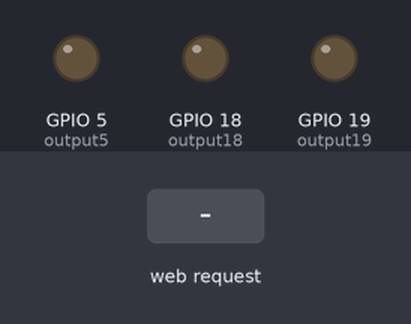
Bench run of a sketch on a simulated ESP32. On the bench: output pins drawn as LEDs (lit = HIGH). Inputs (shaded band) come from the test bench. WiFi joins after 1.5 s; servers stay silent unless stated; what the sketch prints to the serial monitor is not drawn.

Above: at 2.7 s.
2.8 s: HTTP request GET /5/on received
At 3.6 s:
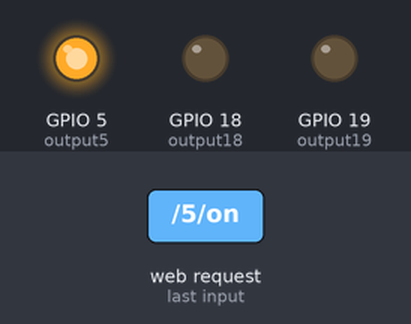
4.3 s: HTTP request GET /18/on received
At 4.8 s:
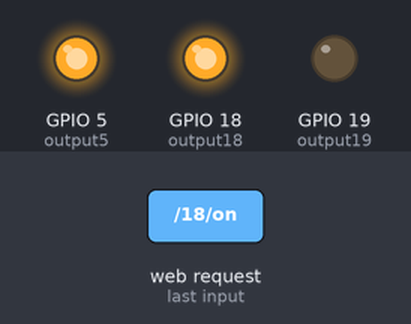
5.8 s: HTTP request GET /5/off received
At 7.0 s:
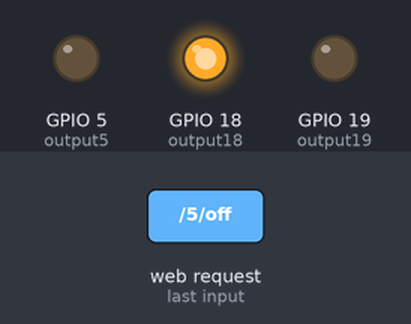
7.3 s: HTTP request GET /19/on received
At 8.3 s:
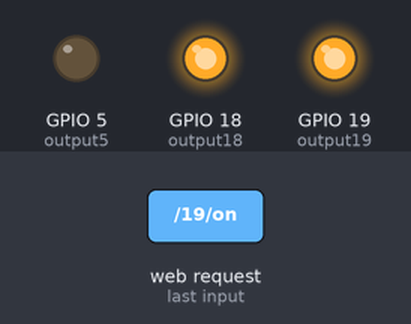
8.8 s: HTTP request GET /18/off received
At 9.4 s:
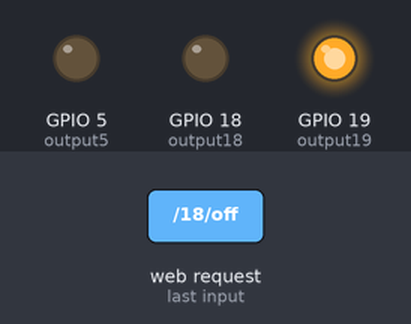
10.3 s: HTTP request GET /19/off received
At 11.8 s:
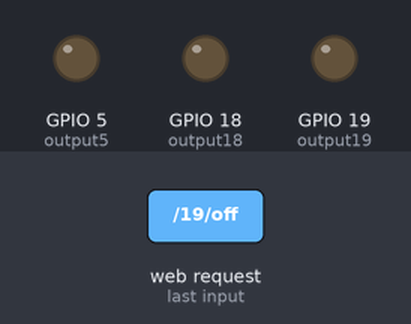
Timing chart, 0 to 12.8 s (numbered marks = the images above; inputs shaded):
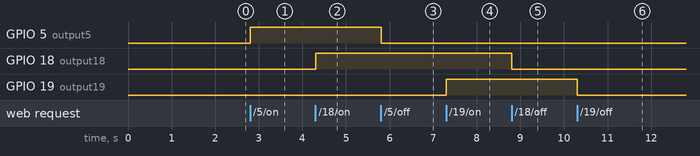

Measured:
- after the input at 2.8 s, GPIO 5 (output5): LOW → HIGH at once
- after the input at 4.3 s, GPIO 18 (output18): LOW → HIGH at once
- after the input at 5.8 s, GPIO 5 (output5): HIGH → LOW at once
- after the input at 7.3 s, GPIO 19 (output19): LOW → HIGH at once
- after the input at 8.8 s, GPIO 18 (output18): HIGH → LOW at once
- after the input at 10.3 s, GPIO 19 (output19): HIGH → LOW at once

The sketch:

ESP32_Web_Server_3button.ino
```cpp
#include <WiFi.h>

// Replace with your network credentials
const char* ssid = "PJ-wifi";
const char* password = "suxt8294";

// Set web server port number to 80
WiFiServer server(80);

// Variable to store the HTTP request
String header;

// Auxiliar variables to store the current output state
String output5State = "off";
String output18State = "off";
String output19State = "off";

// Assign output variables to GPIO pins
const int output5 = 5;
const int output18 = 18;
const int output19 = 19;

// Current time
unsigned long currentTime = millis();
// Previous time
unsigned long previousTime = 0;
// Define timeout time in milliseconds (example: 2000ms = 2s)
const long timeoutTime = 2000;

void setup() {
  Serial.begin(115200);
  // Initialize the output variables as outputs
  pinMode(output5, OUTPUT);
  pinMode(output18, OUTPUT);
  pinMode(output19, OUTPUT);
  // Set outputs to LOW
  digitalWrite(output5, LOW);
  digitalWrite(output18, LOW);
  digitalWrite(output19, LOW);

  // Connect to Wi-Fi network with SSID and password
  Serial.print("Connecting to ");
  Serial.println(ssid);
  WiFi.begin(ssid, password);
  while (WiFi.status() != WL_CONNECTED) {
    delay(500);
    Serial.print(".");
  }
  // Print local IP address and start web server
  Serial.println("");
  Serial.println("WiFi connected.");
  Serial.println("IP address: ");
  Serial.println(WiFi.localIP());
  server.begin();
}

void loop(){
  WiFiClient client = server.available();   // Listen for incoming clients

  if (client) {                             // If a new client connects,
    currentTime = millis();
    previousTime = currentTime;
    Serial.println("New Client.");          // print a message out in the serial port
    String currentLine = "";                // make a String to hold incoming data from the client
    while (client.connected() && currentTime - previousTime <= timeoutTime) {  // loop while the client's connected
      currentTime = millis();
      if (client.available()) {             // if there's bytes to read from the client,
        char c = client.read();             // read a byte, then
        Serial.write(c);                    // print it out the serial monitor
        header += c;
        if (c == '\n') {                    // if the byte is a newline character
          // if the current line is blank, you got two newline characters in a row.
          // that's the end of the client HTTP request, so send a response:
          if (currentLine.length() == 0) {
            // HTTP headers always start with a response code (e.g. HTTP/1.1 200 OK)
            // and a content-type so the client knows what's coming, then a blank line:
            client.println("HTTP/1.1 200 OK");
            client.println("Content-type:text/html");
            client.println("Connection: close");
            client.println();

            // turns the GPIOs on and off
            if (header.indexOf("GET /5/on") >= 0) {
              Serial.println("GPIO 5 on");
              output5State = "on";
              digitalWrite(output5, HIGH);
            } else if (header.indexOf("GET /5/off") >= 0) {
              Serial.println("GPIO 5 off");
              output5State = "off";
              digitalWrite(output5, LOW);
            } else if (header.indexOf("GET /18/on") >= 0) {
              Serial.println("GPIO 18 on");
              output18State = "on";
              digitalWrite(output18, HIGH);
            } else if (header.indexOf("GET /18/off") >= 0) {
              Serial.println("GPIO 18 off");
              output18State = "off";
              digitalWrite(output18, LOW);
            } else if (header.indexOf("GET /19/on") >= 0) {
              Serial.println("GPIO 19 on");
              output19State = "on";
              digitalWrite(output19, HIGH);
            } else if (header.indexOf("GET /19/off") >= 0) {
              Serial.println("GPIO 19 off");
              output19State = "off";
              digitalWrite(output19, LOW);
            }

            // Display the HTML web page
            client.println("<!DOCTYPE html><html>");
            client.println("<head><meta name=\"viewport\" content=\"width=device-width, initial-scale=1\">");
            client.println("<link rel=\"icon\" href=\"data:,\">");
            // CSS to style the on/off buttons
            // Feel free to change the background-color and font-size attributes to fit your preferences
            client.println("<style>html { font-family: Helvetica; display: inline-block; margin: 0px auto; text-align: center;}");
            client.println(".button { background-color: #4CAF50; border: none; color: white; padding: 16px 40px;");
            client.println("text-decoration: none; font-size: 30px; margin: 2px; cursor: pointer;}");
            client.println(".button2 {background-color: #555555;}</style></head>");

            // Web Page Heading
            client.println("<body><h1>ESP32 Web Server</h1>");

            // Display current state, and ON/OFF buttons for GPIO 5
            client.println("<p>GPIO 5 - State " + output5State + "</p>");
            // If the output5State is off, it displays the ON button
            if (output5State=="off") {
              client.println("<p><a href=\"/5/on\"><button class=\"button\">ON</button></a></p>");
            } else {
              client.println("<p><a href=\"/5/off\"><button class=\"button button2\">OFF</button></a></p>");
            }

            // Display current state, and ON/OFF buttons for GPIO 18
            client.println("<p>GPIO 18 - State " + output18State + "</p>");
            // If the output18State is off, it displays the ON button
            if (output18State=="off") {
              client.println("<p><a href=\"/18/on\"><button class=\"button\">ON</button></a></p>");
            } else {
              client.println("<p><a href=\"/18/off\"><button class=\"button button2\">OFF</button></a></p>");
            }

            // Display current state, and ON/OFF buttons for GPIO 19
            client.println("<p>GPIO 19 - State " + output19State + "</p>");
            // If the output19State is off, it displays the ON button
            if (output19State=="off") {
              client.println("<p><a href=\"/19/on\"><button class=\"button\">ON</button></a></p>");
            } else {
              client.println("<p><a href=\"/19/off\"><button class=\"button button2\">OFF</button></a></p>");
            }
            client.println("</body></html>");

            // The HTTP response ends with another blank line
            client.println();
            // Break out of the while loop
            break;
          } else { // if you got a newline, then clear currentLine
            currentLine = "";
          }
        } else if (c != '\r') {  // if you got anything else but a carriage return character,
          currentLine += c;      // add it to the end of the currentLine
        }
      }
    }
    // Clear the header variable
    header = "";
    // Close the connection
    client.stop();
    Serial.println("Client disconnected.");
    Serial.println("");
  }
}
```
